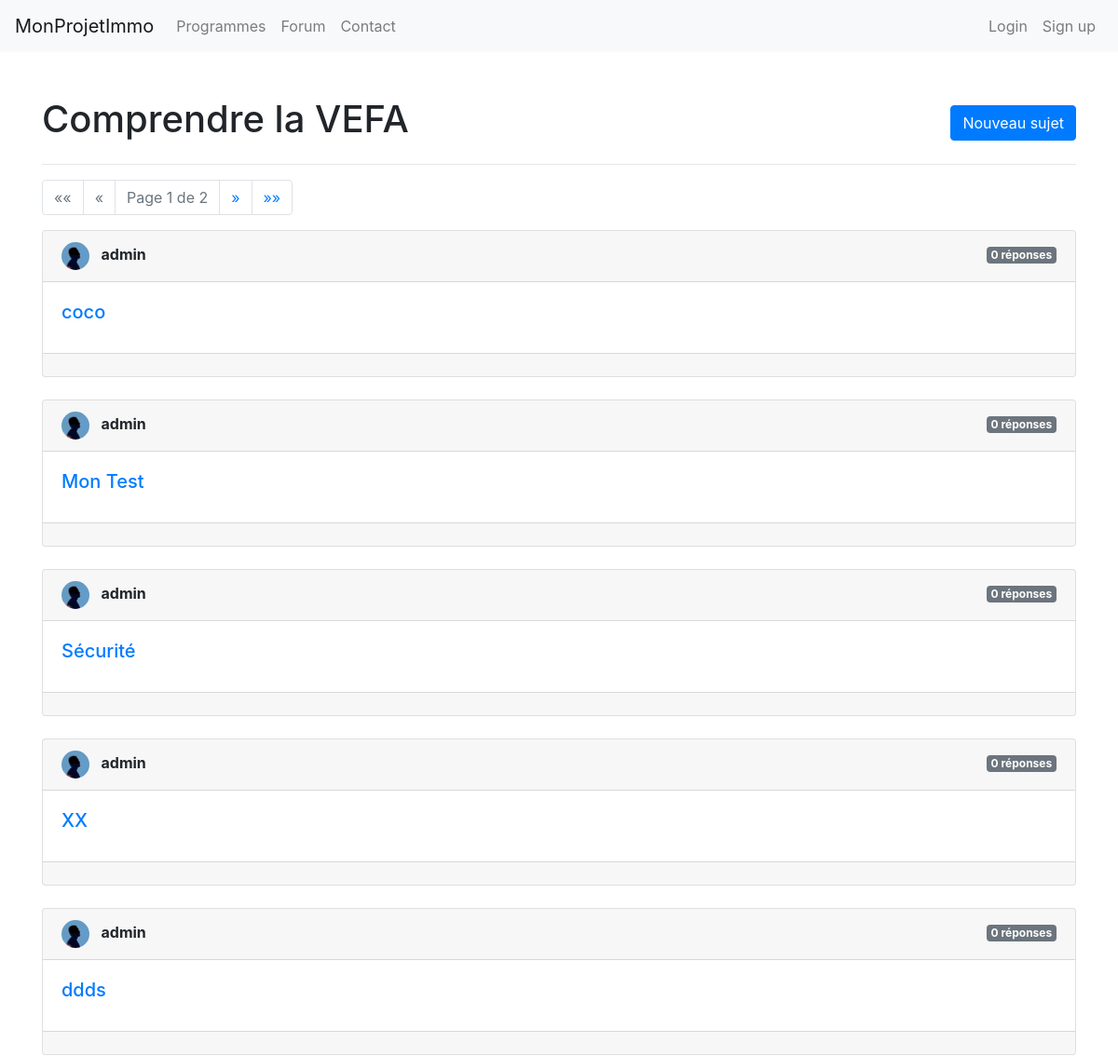
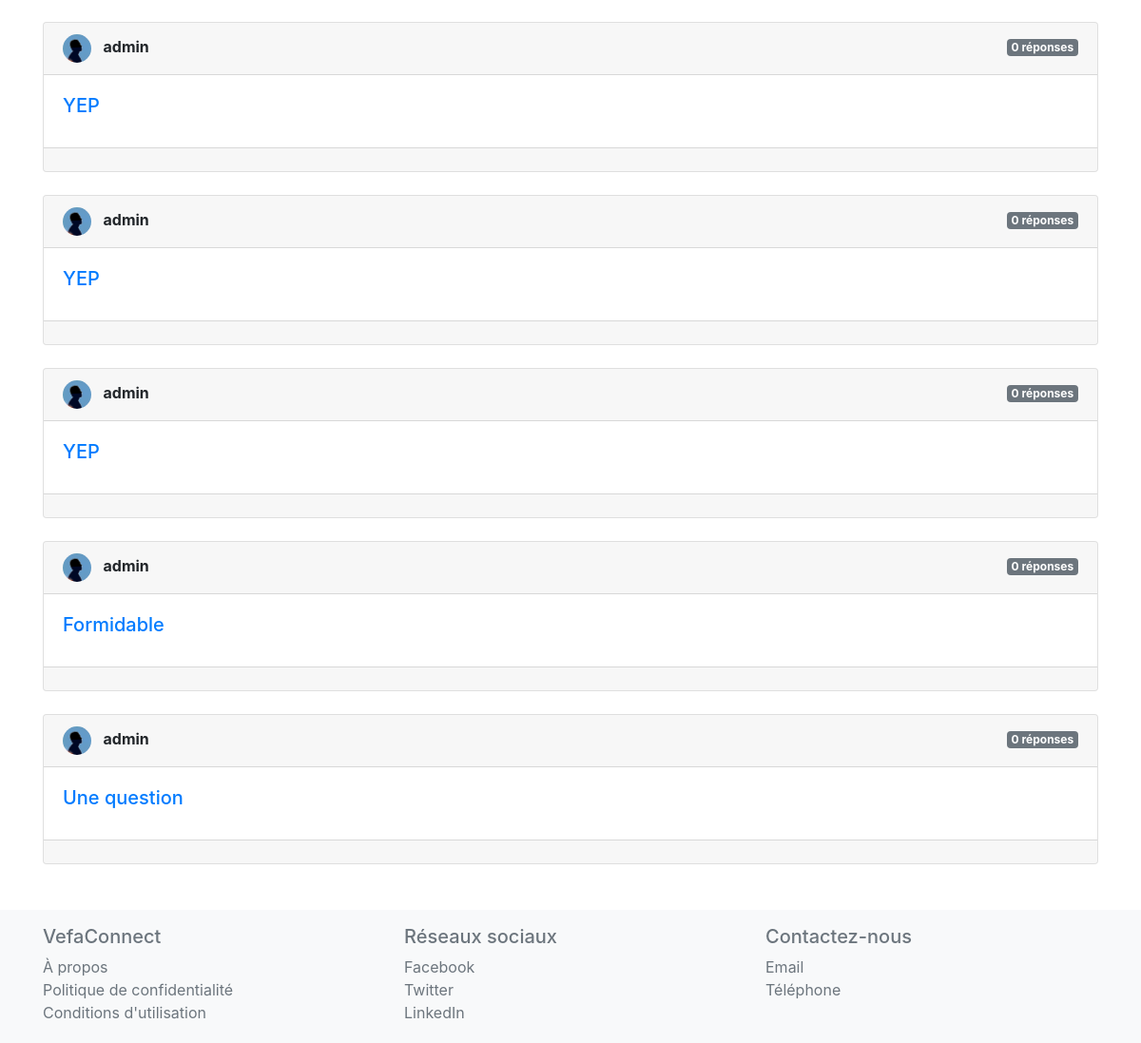
The app's page /topic/comprendre-la-vefa/, older data (2 pictures, top to bottom).
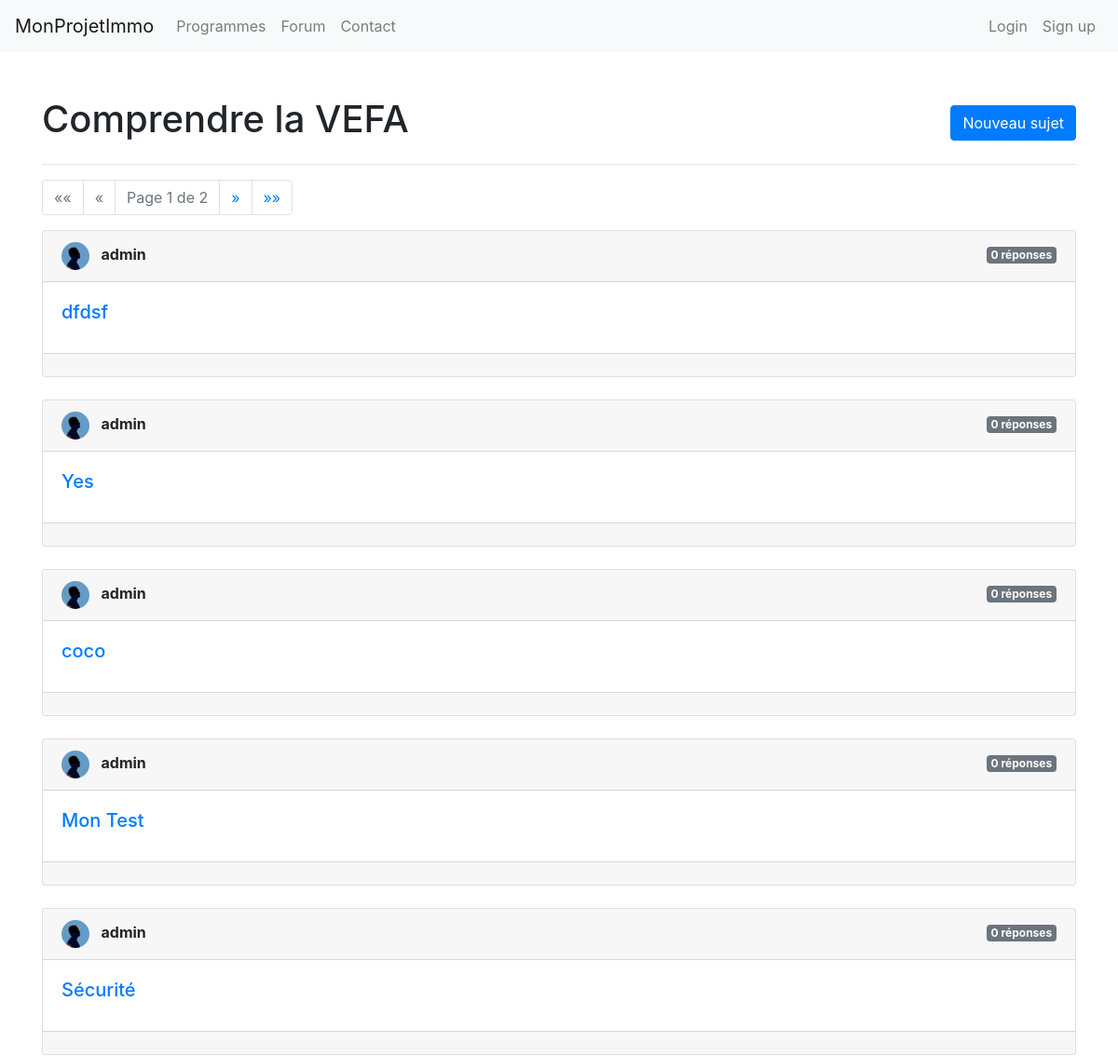
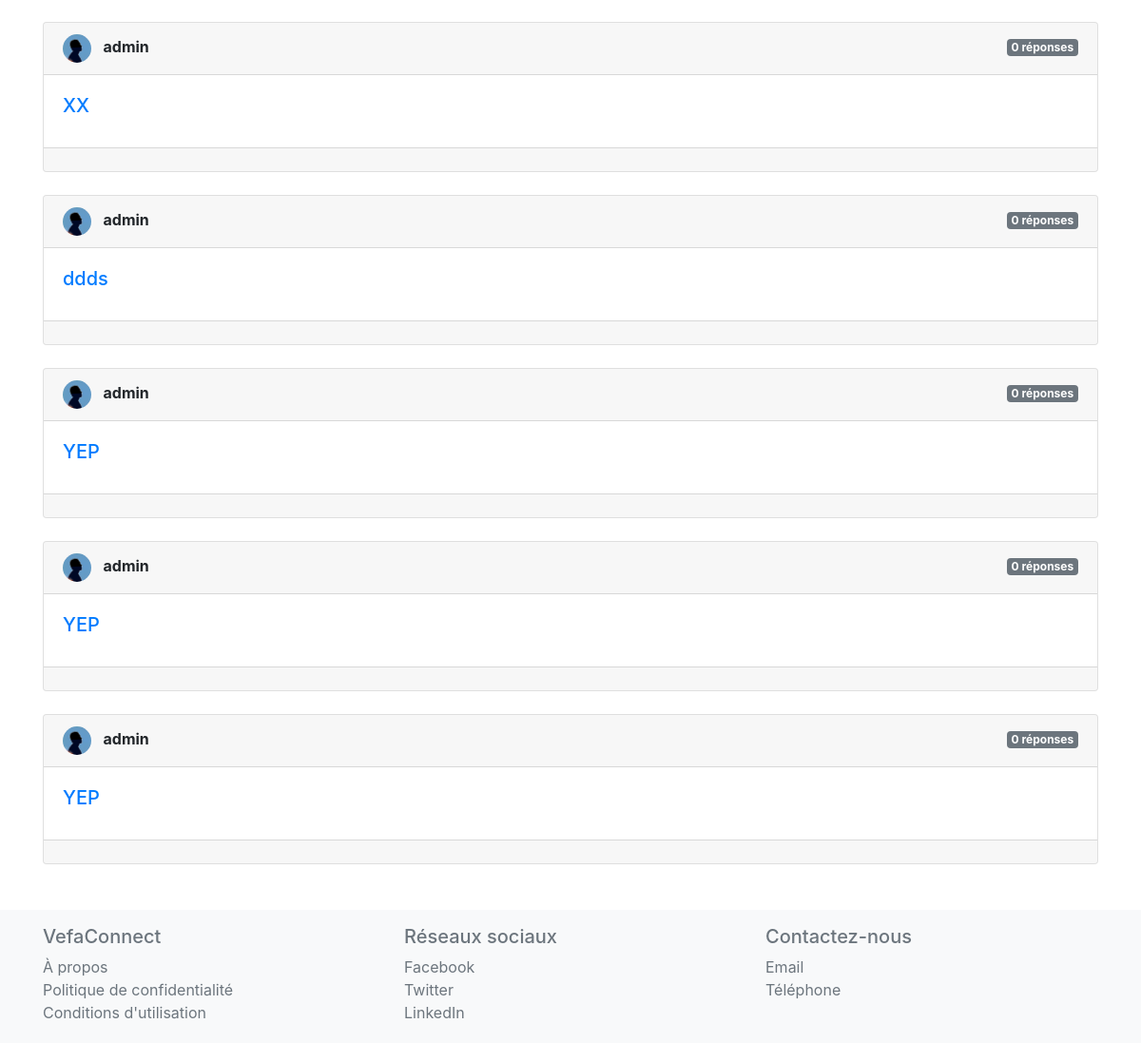
The same page, newer data (2 pictures, top to bottom).
### forum/models.py (models this page shows, shortened)
class ForumPost(models.Model):
    user = models.ForeignKey(UserProfile, on_delete=models.CASCADE)
    theme = models.ForeignKey(ForumTheme, on_delete=models.CASCADE, related_name='posts')
    title = models.CharField(max_length=200)
    real_estate_program = models.ForeignKey(RealEstateProgram, on_delete=models.CASCADE, blank=True, null=True)
    content = models.TextField()
    date_posted = models.DateTimeField(auto_now_add=True)
    def last_reply(self):
        last_reply = self.replies.aggregate(Max('date_posted'))['date_posted__max']
        if last_reply :
            return last_reply

class UserProfile(models.Model):
    GENDER_CHOICES = (
        ('M', 'Male'),
        ('F', 'Female'),
        ('O', 'Other'),
)
    user = models.OneToOneField(User, on_delete=models.CASCADE)
    bio = models.TextField(blank=True)
    followed_programs = models.ManyToManyField('website.RealEstateProgram', through='website.FollowedProgram', related_name='followers')
    joined_date = models.DateTimeField(auto_now_add=True)
    photo = models.ImageField(upload_to='user_photos/', blank=True, null=True)
    first_name = models.CharField(max_length=30, blank=True, null=True)
    last_name = models.CharField(max_length=30, blank=True, null=True)
    gender = models.CharField(max_length=1, null=False, blank=False, choices=GENDER_CHOICES)

### forum/views.py (the view)
# urls.py: path('topic/<slug:topic_slug>/', ForumThemeView.as_view(), name='forum_theme_detail'),
class ForumThemeView(View):
    def get(self, request, topic_slug):
        topic = ForumTheme.objects.get(slug=topic_slug)
        posts_all = topic.posts.all().order_by('-date_posted')
        paginator = Paginator(posts_all, 10)  # Show 10 posts per page
        page = request.GET.get('page')
        posts = paginator.get_page(page)
        context = {
            'topic': topic,
            'posts': posts
        }
        return render(request, 'forum_theme_detail.html', context)

### forum/templates/forum_theme_detail.html (shortened to what this page needs)
{% extends 'base.html' %}
{% load static %}
{% block content %}
<head>
    <link rel="stylesheet" href="https://cdnjs.cloudflare.com/ajax/libs/font-awesome/5.15.1/css/all.min.css">
    <link rel="stylesheet" href="{% static 'forum/css/style.css' %}">
</head>
<div class="container my-5">
    <div class="d-flex justify-content-between align-items-center">
        <h1>{{ topic.title }}</h1>
        <a href="{% url 'create_post' %}" class="btn btn-primary">Nouveau sujet</a>
    </div>
    <hr class="elegant-line">
    <ul class="pagination">
        {% if posts.has_previous %}
            <li class="page-item">
                <a class="page-link" href="?page=1" aria-label="First">
                    <span aria-hidden="true">&laquo;&laquo;</span>
                </a>
            </li>
            <li class="page-item">
                <a class="page-link" href="?page={{ posts.previous_page_number }}" aria-label="Previous">
                    <span aria-hidden="true">&laquo;</span>
                </a>
            </li>
        {% else %}
            <li class="page-item disabled">
                <a class="page-link" href="#" aria-label="First">
                    <span aria-hidden="true">&laquo;&laquo;</span>
                </a>
            </li>
            <li class="page-item disabled">
                <a class="page-link" href="#" aria-label="Previous">
                    <span aria-hidden="true">&laquo;</span>
                </a>
            </li>
        {% endif %}
        <li class="page-item disabled">
            <a class="page-link" href="#">Page {{ posts.number }} de {{ posts.paginator.num_pages }}</a>
        </li>
        {% if posts.has_next %}
            <li class="page-item">
                <a class="page-link" href="?page={{ posts.next_page_number }}" aria-label="Next">
                    <span aria-hidden="true">&raquo;</span>
                </a>
            </li>
            <li class="page-item">
                <a class="page-link" href="?page={{ posts.paginator.num_pages }}" aria-label="Last">
                    <span aria-hidden="true">&raquo;&raquo;</span>
                </a>
            </li>
        {% endif %}
    </ul>
    {% for post in posts %}
        <div class="card mb-4">
            <div class="card-header d-flex justify-content-between">
                <div>
                    <img src="{{ post.user.photo.url }}" class="rounded-circle mr-2" width="30" height="30">
                    <span class="font-weight-bold">{{ post.user.user.username }}</span>
                </div>
                <div>
                    <span class="badge badge-secondary">{{ post.replies.count }} réponses</span>
                </div>
            </div>
            <div class="card-body">
                <a href="{% url 'post_detail' pk=post.id %}"><h5 class="card-title">{{ post.title }}</h5></a>
            </div>
            <div class="card-footer text-muted">
            </div>
        </div>
    {% endfor %}
</div>
{% endblock %}

Row changes from the older to the newer data that the page shows:
no longer on this page (row unchanged): ForumPost: user.photo (placeholder picture), user.user.username "admin", replies.count "0", title "Formidable"
no longer on this page (row unchanged): ForumPost: user.photo (placeholder picture), user.user.username "admin", replies.count "0", title "Une question"
added ForumPost: user.photo (placeholder picture), user.user.username "admin", replies.count "0", title "dfdsf"
added ForumPost: user.photo (placeholder picture), user.user.username "admin", replies.count "0", title "Yes"
